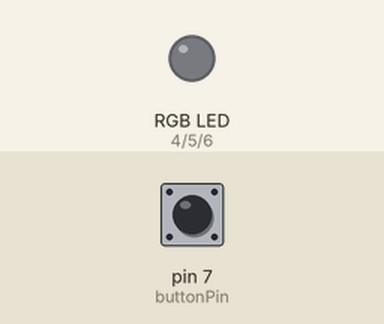
Bench run of a sketch on a simulated Arduino Uno, built with avr-gcc and run on an emulated ATmega328P. Parts: an RGB LED mixed from three pins (HIGH = lit). Inputs (shaded band) come from the test bench; at power-on: pin 7 (buttonPin) HIGH. Random numbers use the default seed unless the sketch sets one.

Above: at 1.2 s.
1.3 s: pin 7 (buttonPin) pulled LOW for 0.15 s
At 2.4 s:
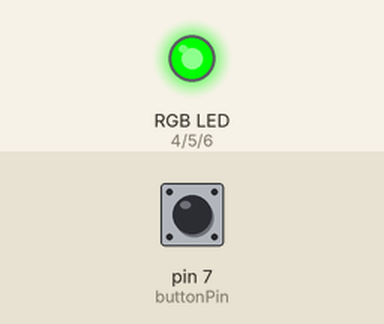
2.9 s: pin 7 (buttonPin) pulled LOW for 1 s
At 4.9 s:
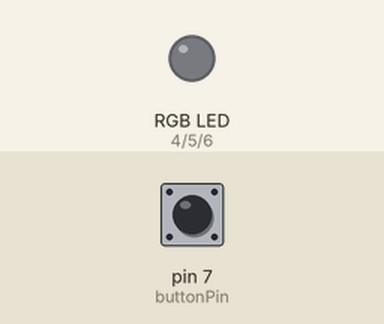
5.4 s: pin 7 (buttonPin) pulled LOW for 0.15 s
At 6.7 s:
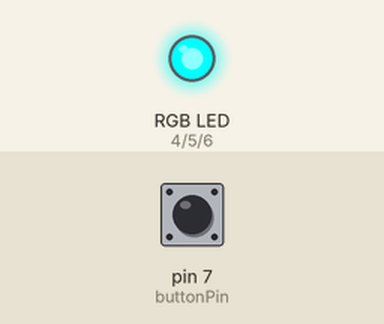
7.0 s: pin 7 (buttonPin) pulled LOW for 3.2 s
At 10.8 s:
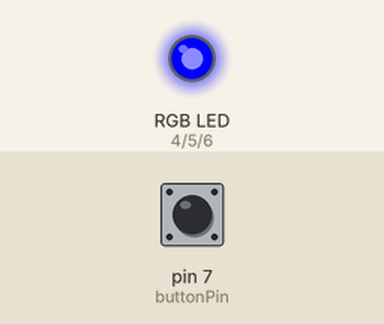
11.7 s: pin 7 (buttonPin) pulled LOW for 0.15 s
At 12.7 s:
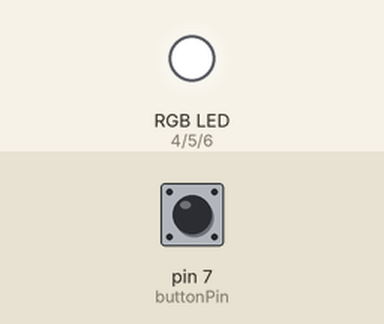
13.3 s: pin 7 (buttonPin) pulsed LOW 5 times (0.12 s each, 0.3 s apart)
At 14.17 s:
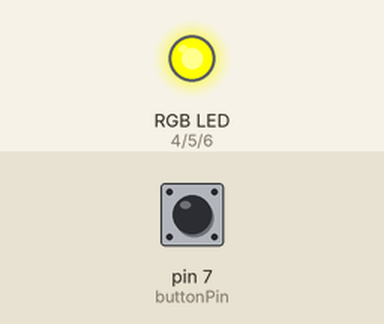
Timing chart, 0 to 16.3 s (numbered marks = the images above; inputs shaded):
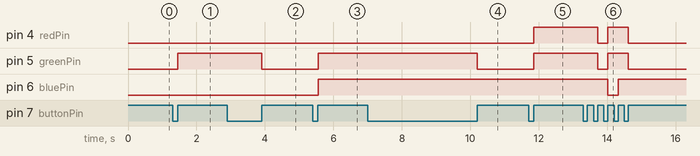

Measured:
- after the input at 1.3 s, pin 5 (greenPin): LOW → HIGH after 0.15 s
- after the input at 2.9 s, pin 5 (greenPin): HIGH → LOW after 1.0 s
- after the input at 5.4 s, pin 5 (greenPin), pin 6 (bluePin): LOW → HIGH after 0.15 s
- after the input at 7.0 s, pin 5 (greenPin): HIGH → LOW after 3.2 s
- after the input at 11.7 s, pin 4 (redPin), pin 5 (greenPin): LOW → HIGH after 0.15 s
- after the input at 13.3 s, pin 4 (redPin), pin 5 (greenPin): HIGH → LOW after 0.42 s, → HIGH 0.30 s later, → LOW 0.60 s later; pin 6 (bluePin): HIGH → LOW after 0.72 s, → HIGH 0.30 s later

The sketch:

9.RGB_Color_Switcher.ino
```cpp
/*
Components Used:
- Arduino Board
- Sensor Shield
- Push Button
- RGB LED (Common Cathode)
- Breadboard
- Jumper Wires
*/

int redPin = 4;     // Red LED pin
int greenPin = 5;   // Green LED pin
int bluePin = 6;    // Blue LED pin
int buttonPin = 7;  // Button connected to Pin 7

void setup() {
  pinMode(buttonPin, INPUT_PULLUP); // Set button as input with internal pull-up resistor
  pinMode(redPin, OUTPUT);   // Set Red pin as output
  pinMode(greenPin, OUTPUT); // Set Green pin as output
  pinMode(bluePin, OUTPUT);  // Set Blue pin as output
  randomSeed(analogRead(0)); // Seed the random function
}

void loop() {
  if (digitalRead(buttonPin) == LOW) { // If button is pressed
    delay(100); // Simple debounce
    while (digitalRead(buttonPin) == LOW); // Wait for button release

    int redState = random(2);   // Random 0 or 1 for Red
    int greenState = random(2); // Random 0 or 1 for Green
    int blueState = random(2);  // Random 0 or 1 for Blue

    digitalWrite(redPin, redState);
    digitalWrite(greenPin, greenState);
    digitalWrite(bluePin, blueState);
  }
}
```
